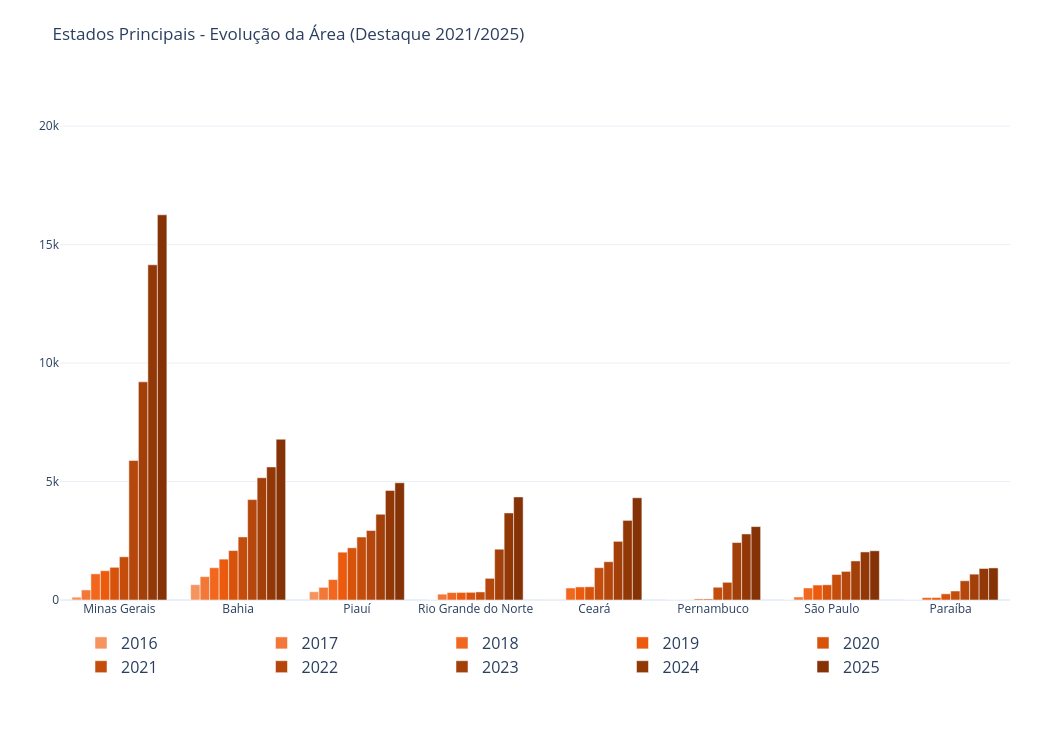

The notebook cell this image was saved under:
### Markdown cell above
_Célula 15_

## Estados
Gráfico de barras verticais — um grupo por estado (ordenado do maior para o menor pela área do ano mais recente) e uma barra por ano dentro do grupo, com rótulo no ano mais recente — estilo do gráfico de referência em `figuras/grafico_historico_usinas.png`.

### Code cell
# Célula 16
import plotly.graph_objects as go
from plotly.subplots import make_subplots

df_estado = df[df['tipo_region'] == 'estado']
pivot_estado = df_estado.pivot_table(index='year', columns='nome_region', values='area_ha', aggfunc='sum').fillna(0)
ultimo_ano_estado = pivot_estado.index.max()
ordem_desc = pivot_estado.loc[ultimo_ano_estado].sort_values(ascending=False).index
pivot_estado = pivot_estado[ordem_desc]

estados = pivot_estado.columns.tolist()
anos = pivot_estado.index.tolist()

idx_corte = estados.index('Paraíba') + 1
grupo1 = [e for e in estados[:idx_corte] if e != 'Tocantins']

cores_anos_plotly = [f'rgba({int(r*255)}, {int(g*255)}, {int(b*255)}, {a})' for r, g, b, a in rampa_cores(len(anos))]

# Maior valor do grupo, para dar espaço suficiente acima da barra mais alta
# (senão o Plotly encolhe automaticamente o rótulo dela para caber)
max_valor_grupo1 = max(pivot_estado.loc[ano, e] for ano in anos for e in grupo1)

fig = go.Figure()

for i, ano in enumerate(anos):
    # Regra: Destaque apenas em 2021 e 2025 com fonte 26
    font_size = 18 if ano in [2025] else 1  # 2021,
    exibir_texto = ano in [2025]   # 2021,

    valores = [pivot_estado.loc[ano, e] for e in grupo1]
    textos = [formata_ptbr(v) if (v > 0 and exibir_texto) else "" for v in valores]

    fig.add_trace(
        go.Bar(
            x=grupo1,
            y=valores,
            name=str(ano),
            marker_color=cores_anos_plotly[i],
            # text=textos,
            # textposition='outside',
            # textfont=dict(size=font_size, color='black'),
            # textangle=-90,
            # Sem isso, o Plotly encolhe o texto das barras mais altas (perto
            # do topo do gráfico) para caber no espaço disponível, deixando o
            # rótulo minúsculo/ilegível mesmo com font_size fixo em 26.
            constraintext='none',
            hovertemplate='<b>Estado:</b> %{x}<br><b>Ano:</b> ' + str(ano) + '<br><b>Área:</b> %{y:,.2f} ha<extra></extra>'
        )
    )

fig.update_layout(
    title="Estados Principais - Evolução da Área (Destaque 2021/2025)",
    width=1050, height=750, template="plotly_white", barmode='group',
    legend=dict(
        orientation="h", y=-0.05, x=0.5, xanchor="center",
        font=dict(size=16), entrywidth=0.19, entrywidthmode='fraction'
    ),
    margin=dict(t=80, b=150, l=60, r=40),
    # Espaço extra acima da barra mais alta para o rótulo vertical não ser cortado
    yaxis=dict(range=[0, max_valor_grupo1 * 1.35])
)
fig.update_xaxes(tickangle=0)
fig.show()

if salvar_grafico: 
    print("Salvando o grafico com DPI 450")
    salvar_grafico_alta_resolucao(fig, 'evolucao_anoXarea_por_estado', dpi=600)

### Figure 1 — Plotly figure (JSON) as saved in the notebook; plotly's stock layout.template omitted (floating-point values rounded to 4 significant figures)
{"data": [{"constraintext": "none", "hovertemplate": "<b>Estado:</b> %{x}<br><b>Ano:</b> 2016<br><b>Área:</b> %{y:,.2f} ha<extra></extra>", "marker": {"color": "rgba(245, 148, 95, 1.0)"}, "name": "2016", "type": "bar", "x": ["Minas Gerais", "Bahia", "Piauí", "Rio Grande do Norte", "Ceará", "Pernambuco", "São Paulo", "Paraíba"], "y": [121.4, 645.8, 349.0, 0, 7.224, 0, 0, 0]}, {"constraintext": "none", "hovertemplate": "<b>Estado:</b> %{x}<br><b>Ano:</b> 2017<br><b>Área:</b> %{y:,.2f} ha<extra></extra>", "marker": {"color": "rgba(243, 119, 54, 1.0)"}, "name": "2017", "type": "bar", "x": ["Minas Gerais", "Bahia", "Piauí", "Rio Grande do Norte", "Ceará", "Pernambuco", "São Paulo", "Paraíba"], "y": [424.7, 986.0, 535.7, 247.0, 7.224, 0, 127.4, 0]}, {"constraintext": "none", "hovertemplate": "<b>Estado:</b> %{x}<br><b>Ano:</b> 2018<br><b>Área:</b> %{y:,.2f} ha<extra></extra>", "marker": {"color": "rgba(241, 103, 30, 1.0)"}, "name": "2018", "type": "bar", "x": ["Minas Gerais", "Bahia", "Piauí", "Rio Grande do Norte", "Ceará", "Pernambuco", "São Paulo", "Paraíba"], "y": [1105.0, 1362.0, 862.0, 313.6, 506.1, 1.769, 507.8, 104.8]}, {"constraintext": "none", "hovertemplate": "<b>Estado:</b> %{x}<br><b>Ano:</b> 2019<br><b>Área:</b> %{y:,.2f} ha<extra></extra>", "marker": {"color": "rgba(236, 91, 13, 1.0)"}, "name": "2019", "type": "bar", "x": ["Minas Gerais", "Bahia", "Piauí", "Rio Grande do Norte", "Ceará", "Pernambuco", "São Paulo", "Paraíba"], "y": [1235.0, 1725.0, 2019.0, 319.7, 551.8, 44.67, 631.6, 104.7]}, {"constraintext": "none", "hovertemplate": "<b>Estado:</b> %{x}<br><b>Ano:</b> 2020<br><b>Área:</b> %{y:,.2f} ha<extra></extra>", "marker": {"color": "rgba(215, 83, 12, 1.0)"}, "name": "2020", "type": "bar", "x": ["Minas Gerais", "Bahia", "Piauí", "Rio Grande do Norte", "Ceará", "Pernambuco", "São Paulo", "Paraíba"], "y": [1380.0, 2087.0, 2204.0, 324.7, 559.0, 44.76, 643.3, 261.7]}, {"constraintext": "none", "hovertemplate": "<b>Estado:</b> %{x}<br><b>Ano:</b> 2021<br><b>Área:</b> %{y:,.2f} ha<extra></extra>", "marker": {"color": "rgba(197, 77, 12, 1.0)"}, "name": "2021", "type": "bar", "x": ["Minas Gerais", "Bahia", "Piauí", "Rio Grande do Norte", "Ceará", "Pernambuco", "São Paulo", "Paraíba"], "y": [1824.0, 2661.0, 2659.0, 341.2, 1364.0, 539.2, 1076.0, 380.5]}, {"constraintext": "none", "hovertemplate": "<b>Estado:</b> %{x}<br><b>Ano:</b> 2022<br><b>Área:</b> %{y:,.2f} ha<extra></extra>", "marker": {"color": "rgba(181, 71, 12, 1.0)"}, "name": "2022", "type": "bar", "x": ["Minas Gerais", "Bahia", "Piauí", "Rio Grande do Norte", "Ceará", "Pernambuco", "São Paulo", "Paraíba"], "y": [5887.0, 4237.0, 2933.0, 913.8, 1616.0, 747.0, 1207.0, 812.0]}, {"constraintext": "none", "hovertemplate": "<b>Estado:</b> %{x}<br><b>Ano:</b> 2023<br><b>Área:</b> %{y:,.2f} ha<extra></extra>", "marker": {"color": "rgba(163, 64, 10, 1.0)"}, "name": "2023", "type": "bar", "x": ["Minas Gerais", "Bahia", "Piauí", "Rio Grande do Norte", "Ceará", "Pernambuco", "São Paulo", "Paraíba"], "y": [9208.0, 5161.0, 3621.0, 2144.0, 2476.0, 2426.0, 1648.0, 1091.0]}, {"constraintext": "none", "hovertemplate": "<b>Estado:</b> %{x}<br><b>Ano:</b> 2024<br><b>Área:</b> %{y:,.2f} ha<extra></extra>", "marker": {"color": "rgba(146, 56, 7, 1.0)"}, "name": "2024", "type": "bar", "x": ["Minas Gerais", "Bahia", "Piauí", "Rio Grande do Norte", "Ceará", "Pernambuco", "São Paulo", "Paraíba"], "y": [14150.0, 5616.0, 4626.0, 3676.0, 3361.0, 2788.0, 2029.0, 1331.0]}, {"constraintext": "none", "hovertemplate": "<b>Estado:</b> %{x}<br><b>Ano:</b> 2025<br><b>Área:</b> %{y:,.2f} ha<extra></extra>", "marker": {"color": "rgba(133, 50, 6, 1.0)"}, "name": "2025", "type": "bar", "x": ["Minas Gerais", "Bahia", "Piauí", "Rio Grande do Norte", "Ceará", "Pernambuco", "São Paulo", "Paraíba"], "y": [16260.0, 6785.0, 4947.0, 4350.0, 4315.0, 3099.0, 2077.0, 1354.0]}], "layout": {"barmode": "group", "height": 750, "legend": {"entrywidth": 0.19, "entrywidthmode": "fraction", "font": {"size": 16}, "orientation": "h", "x": 0.5, "xanchor": "center", "y": -0.05}, "margin": {"b": 150, "l": 60, "r": 40, "t": 80}, "title": {"text": "Estados Principais - Evolução da Área (Destaque 2021/2025)"}, "width": 1050, "xaxis": {"tickangle": 0}, "yaxis": {"range": [0, 21950.0]}}}
